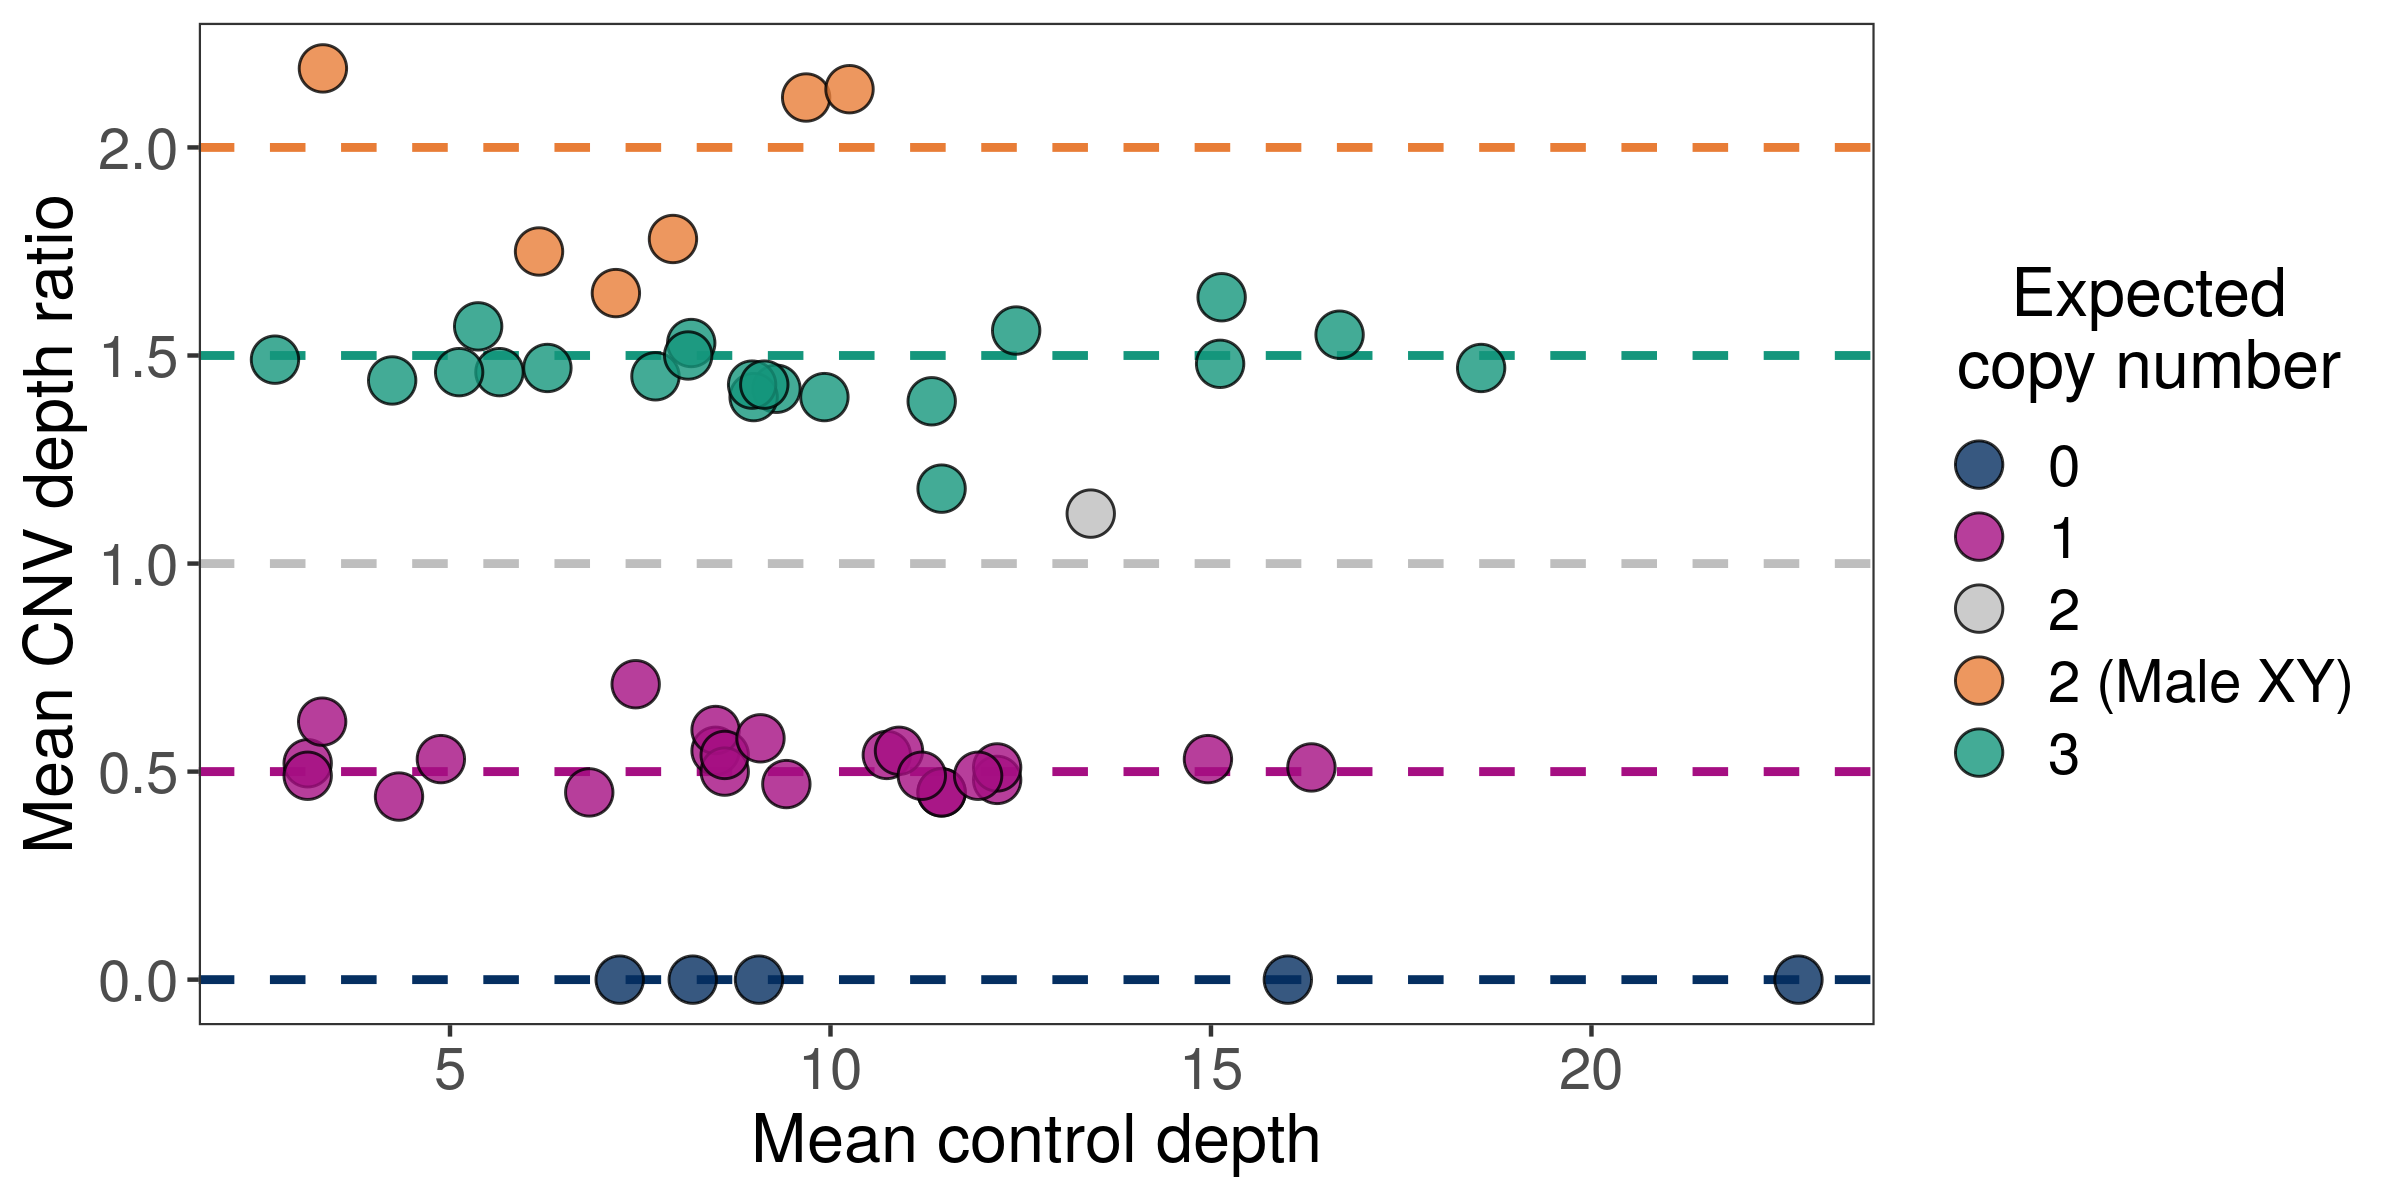

The R source for this figure:
library(data.table)
library(dplyr)
library(ggplot2)

df<-fread("./data/sample_cnv_data.txt", sep="\t", header=T)

### exclude failed samples

samples_exclude <- c('SM4628','SM7239','SM4846')
df <- df %>% filter(!sample_id %in% samples_exclude)

df <- df %>% filter(region_type == 'cnv')

df<-df %>% mutate(cn_new = ifelse(sample_sex == "MALE" & cnv_type == "DUP" & (chr == "X" | chr == "Y"), paste(copy_number,sample_sex,"XY",sep="_"), copy_number))

### plot

ggplot(df, aes(x=ctrl_norm_factor, y=ctrl_norm, fill=as.factor(cn_new))) +
  geom_hline(yintercept=0, color="#052F61", linetype="dashed", size=1) +
  geom_hline(yintercept=0.5, color="#A50E82", linetype="dashed", size=1) +
  geom_hline(yintercept=1, color="gray", linetype="dashed", size=1) +
  geom_hline(yintercept=1.5, color="#14967C", linetype="dashed", size=1) +
  geom_hline(yintercept=2, color="#E87D37", linetype="dashed", size=1) +
  geom_point(shape=21, size=5, alpha=0.8) +
  scale_fill_manual(values = c("0"="#052F61", "1"="#A50E82", "2"= "gray", "3"="#14967C", "2_MALE_XY"="#E87D37"), labels = c("2_MALE_XY"="2 (Male XY)")) +
  theme_bw() + 
  theme(panel.grid.major = element_blank(),
        panel.grid.minor = element_blank(), 
        axis.line = element_blank(),
        axis.text=element_text(size=14),
        axis.title=element_text(size=16),
        legend.text=element_text(size=14),
        legend.title=element_text(size=16),
        legend.title.align=0.5) +
  guides(fill=guide_legend(title="Expected\ncopy number")) +
  xlab("Mean control depth") +
  ylab("Mean CNV depth ratio")

ggsave("./figures/Fig4.png",height=4, width=8)